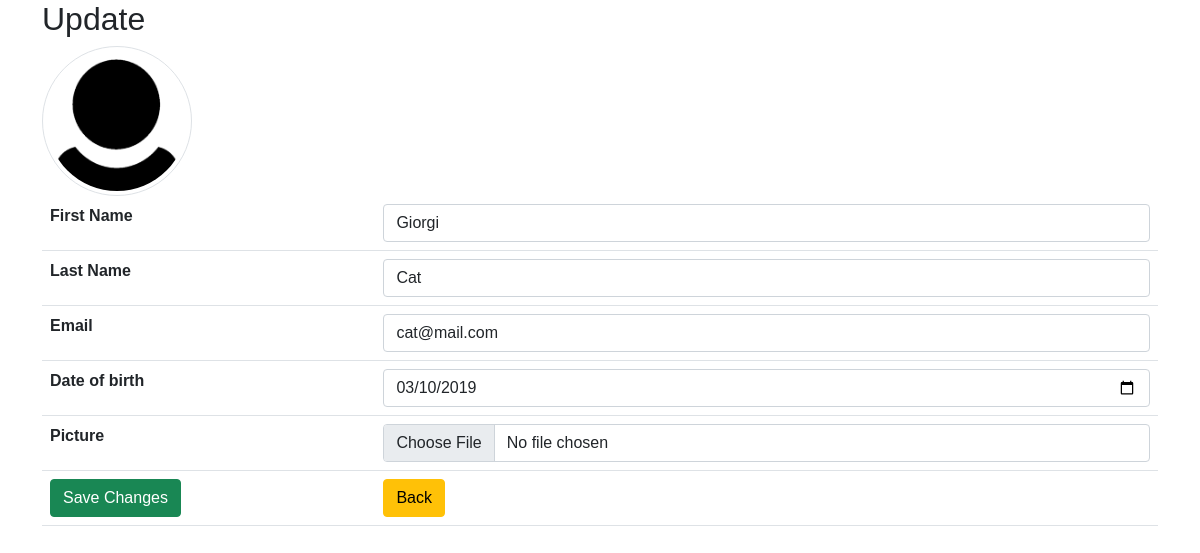
/crud/update_profile.php?id=1 (signed in), run on the app's committed database.
### tables this page shows
CREATE TABLE `user` (
  `id` int(11) NOT NULL,
  `first_name` varchar(255) NOT NULL,
  `last_name` varchar(255) NOT NULL,
  `password` varchar(255) NOT NULL,
  `date_of_birth` date NOT NULL,
  `email` varchar(255) NOT NULL,
  `picture` varchar(255) DEFAULT NULL,
  `status` varchar(4) NOT NULL DEFAULT 'user'
);

### crud/update_profile.php (the view, shortened to what this page needs)
<?php
require_once 'actions/db_connect.php';
$backBtn = '';
if(isset($_SESSION["adm"])){
    $backBtn = "dashBoard.php";
}
if(isset($_SESSION["user"])){
    $session = $_SESSION["user"];
}else {
    $session = $_SESSION["adm"];
}
$sql = "SELECT * FROM user WHERE id = {$session}";
$result = mysqli_query($connect, $sql);
$row = $result->fetch_assoc();
if($row["status"] == "adm"){
    if (isset($_GET['id'])) {
        $id = $_GET['id'];
        $sql = "SELECT * FROM user WHERE id = {$id}";
        $result = $connect->query($sql);
        if ($result->num_rows == 1) {
            $data = $result->fetch_assoc();
            $f_name = $data['first_name'];
            $l_name = $data['last_name'];
            $email = $data['email'];
            $date_birth = $data['date_of_birth'];
        }
    }
}
?>
<!DOCTYPE html>
<html lang="en">
    <head>
        <?php require_once 'components/boot.php'?>
        <link rel="stylesheet" href="css/style.css" />
    </head>
    <body>
        <div class="container">
            <h2>Update</h2>
            <img class='img-thumbnail rounded-circle' src='pictures/<?php echo $data['picture'] ?>' alt="<?php echo $f_name ?>">
            <form  method="post" enctype="multipart/form-data">
                <table class="table">
                    <tr>
                        <th>First Name</th>
                        <td><input class="form-control" type="text"  name="first_name" placeholder ="First Name" value="<?php echo $f_name ?>"  /></td>
                    </tr>
                    <tr>
                        <th>Last Name</th>
                        <td><input class="form-control" type= "text" name="last_name"  placeholder="Last Name" value ="<?= $l_name ?>" /></td>
                    </tr>
                    <tr>
                        <th>Email</th>
                        <td><input class="form-control" type="email" name="email" placeholder= "Email" value= "<?php echo $email ?>" /></td>
                    </tr>
                    <tr>
                        <th>Date of birth</th>
                        <td><input class="form-control" type="date" name="date_of_birth" placeholder= "Date of birth" value= "<?php echo $date_birth ?>" /></td>
                    </tr>
                    <tr>
                        <th>Picture</th>
                        <td><input class="form-control" type="file" name="picture" /></td>
                    </tr>
                    <tr>
                        <td><button name="submit" class="btn btn-success" type= "submit">Save Changes</button></td>
                        <td><a href= "<?php echo $backBtn?>"><button class="btn btn-warning" type="button">Back</button></a></td>
                    </tr>
                </table>
            </form>
        </div>
    </body>
</html>

### crud/css/style.css (style rules this page uses)
* { margin: 0; padding: 0; }
body { font-family: 'Century Gothic', Helvetica, Tahoma, sans-serif; font-size: 1rem; }
a { text-decoration: none; color: inherit }
img { object-fit: cover; max-width: 100%; height: 100%; width: 100%; }
.img-thumbnail { width: 150px !important; height: 150px !important; }

### data on the page
user: picture (placeholder picture), first_name "Giorgi", last_name "Cat", email "cat@mail.com", date_of_birth "03/10/2019"
